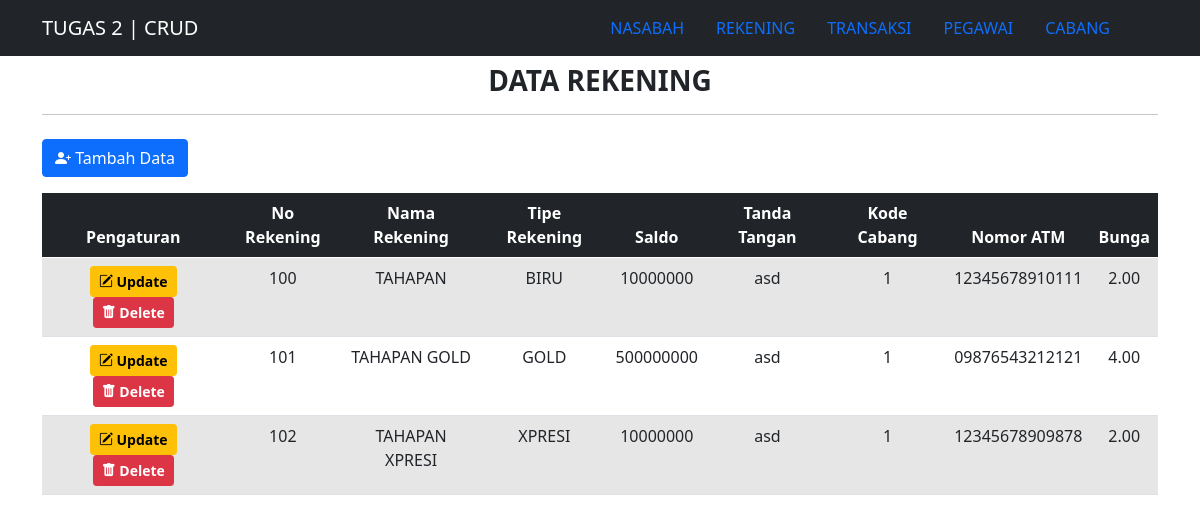
The page /bank_db/rekening.php on the database its author committed.
### tables this page shows
CREATE TABLE `rekening` (
  `noRekening` varchar(10) NOT NULL,
  `namaRekening` enum('TAHAPAN','TAHAPAN GOLD','TAHAPAN XPRESI','SIMPANAN PELAJAR','TAPRES','DEPOSITO') NOT NULL,
  `tipeRekening` enum('BIRU','GOLD','PLATINUM','XPRESI','KARTU KREDIT','FLAZZ') NOT NULL,
  `saldo` varchar(255) NOT NULL,
  `tandaTangan` varchar(50) NOT NULL,
  `kodeCabang` int(11) NOT NULL,
  `nomorATM` varchar(16) NOT NULL,
  `bunga` float(3,2) NOT NULL
);

### bank_db/functions.php (called while the page is built, shortened)
<?php
$conn = mysqli_connect("localhost", "root", "", "bank_crud");
function query($query) {
    global $conn;
    $result = mysqli_query($conn, $query);
    $rows = [];
    while ($row = mysqli_fetch_assoc($result)) {
        $rows[] = $row;
    }
    return $rows;
}
?>

### bank_db/rekening.php (the view, shortened to what this page needs)
<?php
require 'functions.php';
$rekening = query("SELECT * FROM rekening");
?>
<!DOCTYPE html>
<html lang="en">
<head>
    <link href="https://cdn.jsdelivr.net/npm/bootstrap@5.0.0-beta2/dist/css/bootstrap.min.css" rel="stylesheet"
>
    <link rel="stylesheet" href="https://cdn.jsdelivr.net/npm/bootstrap-icons@1.4.0/font/bootstrap-icons.css">
    <link rel="stylesheet" href="https://cdn.datatables.net/1.10.23/css/dataTables.bootstrap5.min.css">
    <link rel="stylesheet" href="https://cdn.jsdelivr.net/npm/bootstrap@5.0.0-beta1/dist/css/bootstrap.min.css">
</head>
<body>
    <nav class="navbar navbar-expand-lg navbar-dark bg-dark text-uppercase">
        <div class="container">
            <a class="navbar-brand" href="index.php">TUGAS 2 | CRUD</a>
            <ul class="nav justify-content-end">
                <li class="nav-item">
                    <a class="nav-link" aria-current="page" href="index.php">Nasabah</a>
                </li>
                <li class="nav-item">
                    <a class="nav-link" href="rekening.php">Rekening</a>
                </li>
                <li class="nav-item">
                    <a class="nav-link" href="transaksi.php">Transaksi</a>
                </li>
                <li class="nav-item">
                    <a class="nav-link" href="pegawai.php">Pegawai</a>
                </li>
                <li class="nav-item">
                    <a class="nav-link" href="cabang.php">Cabang</a>
                </li>
                <li class="nav-item">
                    <a class="nav-link" href="#" tabindex="-1" aria-disabled="true"></a>
                </li>
            </ul>
        </div>
    </nav>
    <div class="container">
        <div class="row my-2">
            <div class="col-md">
                <h3 class="text-center fw-bold text-uppercase">Data Rekening</h3>
                <hr>
            </div>
        </div>
        <div class="row my-2">
            <div class="col-md">
                <a href="rekening_tambah.php" class="btn btn-primary"><i class="bi bi-person-plus-fill"></i>&nbsp;Tambah
                    Data</a>
            </div>
        </div>
        <div class="row my-3">
            <div class="col-md">
                <table id="data" class="table table-striped table-responsive table-hover text-center"
                    style="width:100%">
                    <thead class="table-dark">
                        <tr>
                            <th>Pengaturan</th>
                            <th>No Rekening</th>
                            <th>Nama Rekening</th>
                            <th>Tipe Rekening</th>
                            <th>Saldo</th>
                            <th>Tanda Tangan</th>
                            <th>Kode Cabang</th>
                            <th>Nomor ATM</th>
                            <th>Bunga</th>
                        </tr>
                    </thead>
                    <tbody>
                        <?php foreach ($rekening as $row) : ?>
                        <tr>
                            <td>
                                <a href="rekening_update.php?noRekening=<?= $row['noRekening']; ?>"
                                    class="btn btn-warning btn-sm" style="font-weight: 600;"><i
                                        class="bi bi-pencil-square"></i>&nbsp;Update</a>
                                <a href="rekening_hapus.php?noRekening=<?= $row['noRekening']; ?>"
                                    class="btn btn-danger btn-sm" style="font-weight: 600;"
                                    onclick="return confirm('Apakah anda yakin ingin menghapus data <?= $row['noRekening']; ?> ?');"><i
                                        class="bi bi-trash-fill"></i>&nbsp;Delete</a>
                            </td>
                            <td><?= $row["noRekening"];?></td>
                            <td><?= $row["namaRekening"];?></td>
                            <td><?= $row["tipeRekening"];?></td>
                            <td><?= $row["saldo"];?></td>
                            <td><?= $row["tandaTangan"];?></td>
                            <td><?= $row["kodeCabang"];?></td>
                            <td><?= $row["nomorATM"];?></td>
                            <td><?= $row["bunga"];?></td>
                        </tr>
                        <?php endforeach; ?>
                    </tbody>
                </table>
            </div>
        </div>
    </div>
</body>
</html>

### rows shown on the page
rekening: noRekening "100", namaRekening "TAHAPAN", tipeRekening "BIRU", saldo "10000000", tandaTangan "asd", kodeCabang "1", nomorATM "12345678910111", bunga "2.00"
rekening: noRekening "101", namaRekening "TAHAPAN GOLD", tipeRekening "GOLD", saldo "500000000", tandaTangan "asd", kodeCabang "1", nomorATM "09876543212121", bunga "4.00"
rekening: noRekening "102", namaRekening "TAHAPAN XPRESI", tipeRekening "XPRESI", saldo "10000000", tandaTangan "asd", kodeCabang "1", nomorATM "12345678909878", bunga "2.00"
